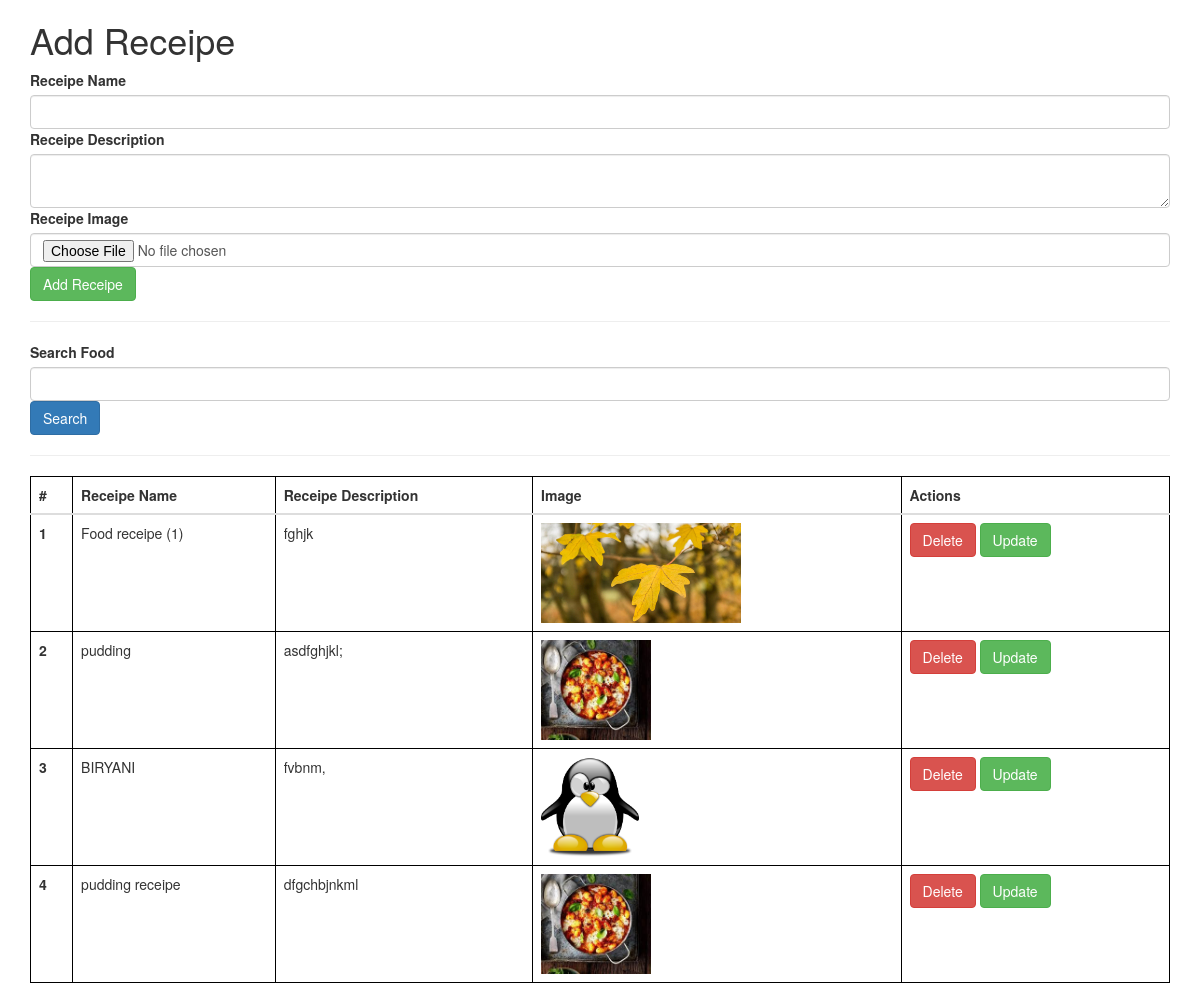
Screenshot of /receipes/ with the database file from the repository.
### vege/models.py (models this page shows)
class Receipe(models.Model):
    user = models.ForeignKey(User , on_delete=models.SET_NULL , null = True , blank = True)
    receipe_name = models.CharField(max_length=100)
    receipe_description = models.TextField()
    receipe_image = models.ImageField(upload_to="receipe")

### vege/views.py (the view, shortened to what this page needs)
# urls.py: path('receipes/' , receipes , name = "receipes"),
def receipes(request):
    queryset = Receipe.objects.all()
    if request.GET.get('search'):
        queryset = queryset.filter(receipe_name__icontains = request.GET.get('search'))
    context = {'receipes' : queryset}
    return render(request , "receipes.html" , context)

### vege/templates/receipes.html (shortened to what this page needs)
{% extends "base.html" %}
{% block start %}
<div class = "container mt-5">
    <h1> Add Receipe</h1>
    <form  class = "col-6 mx-auto card p-3 shadow-lg" method="post" enctype="multipart/form-data">
        <div class="mb-3">
          <label for="exampleInputEmail1" class="form-label">Receipe Name</label>
          <input name = "receipe_name" required type="text" class="form-control">
        </div>
        <div class="mb-3">
          <label for="exampleInputPassword1" class="form-label">Receipe Description</label>
          <textarea  name = "receipe_description" required class="form-control"></textarea>
        </div>
        <div class="mb-3">
            <label for="exampleInputPassword1" class="form-label">Receipe Image</label>
            <input name = "receipe_image" type="file" class="form-control">
          </div>
        <button type="submit" class="btn btn-success">Add Receipe</button>
      </form>
      <hr>
      <form>
        <div class="mb-3">
            <label for="exampleInputEmail1" class="form-label">Search Food</label>
            <input name = "search"  type="text" class="form-control">
        </div>
        <button type = "submit" class="btn btn-primary">Search</button>
      </form>
      <hr>
      <table class="table">
        <thead>
          <tr>
            <th scope="col">#</th>
            <th scope="col">Receipe Name</th>
            <th scope="col">Receipe Description</th>
            <th scope="col">Image</th>
            <th scope="col">Actions</th>
          </tr>
        </thead>
        <tbody>
            {% for receipe in receipes %}
          <tr>
            <th scope="row">{{forloop.counter}}</th>
            <td>{{receipe.receipe_name}}</td>
            <td>{{receipe.receipe_description}}</td>
            <td>
                <img src="/media/{{receipe.receipe_image}}" style = "height : 100px" >
            </td>
            <td>
                <a href = "/delete_receipes/{{receipe.id}}" class = "btn btn-danger">Delete</a>
                <a href = "/update_receipes/{{receipe.id}}" class = "btn btn-success">Update</a>
            </td>
          </tr>
          {% endfor %}
        </tbody>
      </table>
</div>
{% endblock %}

### home/templates/base.html (style rules this page uses)
table, th, td { border: 1px solid black; }

### rows the page displays
Receipe: receipe_name "Food receipe (1)", receipe_description "fghjk", receipe_image (picture)
Receipe: receipe_name "pudding", receipe_description "asdfghjkl;", receipe_image (picture)
Receipe: receipe_name "BIRYANI", receipe_description "fvbnm,", receipe_image (picture)
Receipe: receipe_name "pudding receipe", receipe_description "dfgchbjnkml", receipe_image (picture)
